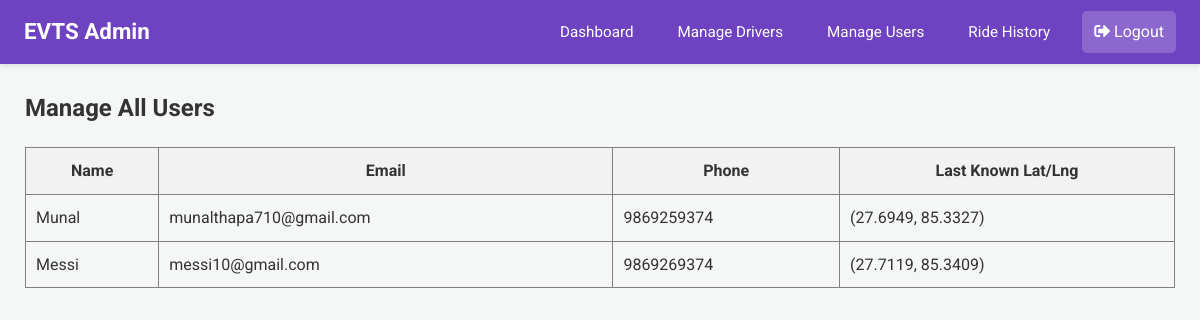
The page /admin/manage-users (signed in) on the database as committed earlier.
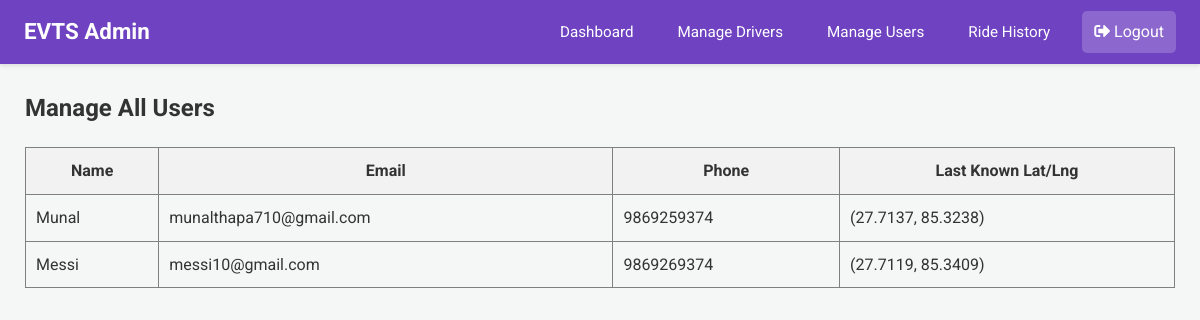
The same page on the database as committed later.
### app.py (models this page shows)
class User(db.Model):
    email = db.Column(db.String(120), primary_key=True)
    name = db.Column(db.String(100))
    phone = db.Column(db.String(15))
    password = db.Column(db.String(256)) # Increased length for hash
    latitude = db.Column(db.Float, nullable=True)
    longitude = db.Column(db.Float, nullable=True)

### app.py (the view)
@app.route('/admin/manage-users')
@login_required_admin
def manage_users():
    admin = Admin.query.get(session['admin'])
    all_users = User.query.all()
    response = make_response(render_template('admin_manage_users.html', admin=admin, users=all_users))
    return add_no_cache_to_response(response)

### app.py (called while the page is built)
def login_required_admin(f):
    @wraps(f)
    def decorated_function(*args, **kwargs):
        if 'admin' not in session:
            flash("Admin access required.", "error")
            return redirect(url_for('login'))
        return f(*args, **kwargs)
    return decorated_function

def add_no_cache_to_response(response):
    response.headers["Cache-Control"] = "no-cache, no-store, must-revalidate, public, max-age=0"
    response.headers["Pragma"] = "no-cache"
    response.headers["Expires"] = "0"
    return response

### templates/admin_manage_users.html
{% extends 'admin_base.html' %}
{% block content %}
<h2>Manage All Users</h2>
<table border="1" style="width: 100%; border-collapse: collapse; margin-top: 20px;">
    <thead>
        <tr style="background-color: #f2f2f2;">
            <th style="padding: 10px;">Name</th>
            <th style="padding: 10px;">Email</th>
            <th style="padding: 10px;">Phone</th>
            <th style="padding: 10px;">Last Known Lat/Lng</th>
        </tr>
    </thead>
    <tbody>
    {% for user in users %}
    <tr>
        <td style="padding: 10px;">{{ user.name }}</td>
        <td style="padding: 10px;">{{ user.email }}</td>
        <td style="padding: 10px;">{{ user.phone }}</td>
        <td style="padding: 10px;">
            {% if user.latitude and user.longitude %}
                ({{ user.latitude|round(4) }}, {{ user.longitude|round(4) }})
            {% else %}
                Not Set
            {% endif %}
        </td>
    </tr>
    {% endfor %}
    </tbody>
</table>
{% endblock %}

Rows that differ between the two databases and show on the page:
changed User "Munal": latitude "27.6949" → "27.7137"; longitude "85.3327" → "85.3238"
